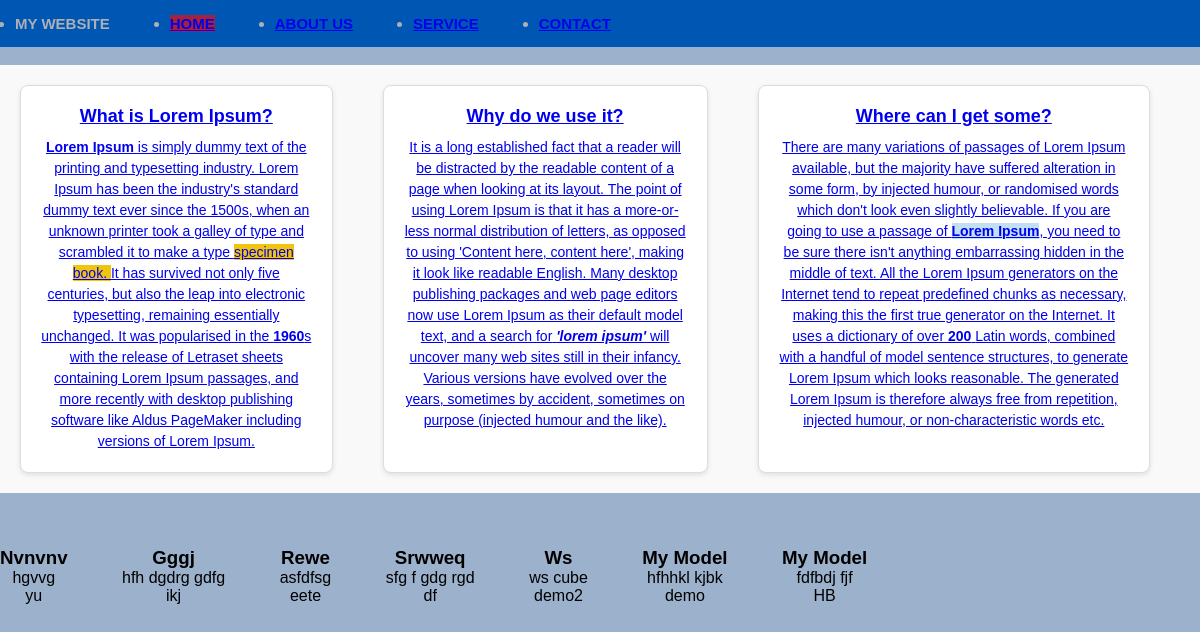
The page / on the database its author committed.
### news/models.py (models this page shows)
class News(models.Model):
    news_title =models.CharField(max_length=50)
    news_description = HTMLField()
    news_slug=AutoSlugField(populate_from="news_title" ,unique=True,null=True,default=None)

### service/models.py (models this page shows)
class service(models.Model):
    service_icon = models.CharField(max_length=50)
    service_title = models.CharField(max_length=50)
    service_desc = models.TextField(max_length=500)

### myfirstproject/views.py (the view)
# urls.py: path('', views.homepage,name="home"),
def homepage(request):
    servicedata = service.objects.all().order_by('-service_icon')[:7]
    newsdata = News.objects.all()
    data = {
        'title':'Home Page',
        'bdata':'welcome to django templates',
        'clist': ['php','java','html'],
        'numbers':[10,20,30,40,50],
        'sdetails':[
            {'name':'pratap','phone':'9855548996'},
            {'name':'mehul','phone':'8956236598'}
        ],
        'servicedata':servicedata,
        'newsdata': newsdata,
        }
    return render(request,'index.html',data)

### templates/index.html (shortened to what this page needs)
{% include "header.html" %}
        <br>
        <div class="news-container">
            <marquee class="news-marquee" scrollamount="10" onmouseover="this.stop();" onmouseout="this.start();">
                {% for n in newsdata %}
                <div class="news-item">
                    <h3><a href="/newsdetail/{{n.news_slug}}">{{n.news_title|safe}}</a></h3>
                    <p><a href="/newsdetail/{{n.news_slug}}">{{n.news_description|safe}}</a></p>
                </div>
                {% endfor %}
            </marquee>
        </div>
        <div>
            <marquee onmouseover="stop()" onmouseout="start()">
                {% for service in servicedata %}
                <div style="display: inline-block; margin-right: 50px; text-align: center;">
                    <h3>{{ service.service_title | title | safe }}</h3>
                    <p>{{ service.service_desc }}</p>
                    <span>{{ service.service_icon }}</span>
                </div>
                {% endfor %}
            </marquee>
        </div>
    </body>
</html>

### templates/header.html (shortened to what this page needs)
<html>
    <head>
        {% load static %}
        <link rel="stylesheet" type="text/css" href="{% static 'css/main.css' %}">
        <header>
            <div class="de-flex-col header-col-mid">
                <ul class="mainmenu">
                    <li>My Website</li>
                    <li class="{% if request.path == '/' %} active {% endif %}"><a href= "{% url 'home' %}">Home</a></li>
                    <li class="{% if request.path == '/aboutus/' %} active {% endif %}"><a href= "{% url 'aboutus' %}">About Us</a></li>
                    <li class="{% if request.path == '/servicedetail/' %} active {% endif %}"><a href= "{% url 'servicedata' %}">service</a></li>
                    <li class="{% if request.path == '/contact/' %} active {% endif %}"><a href= "{% url 'contact' %}">contact</a></li>
                </ul>
            </div>
        </header>
    </head>
    <body>

### static/css/main.css (style rules this page uses)
* { margin: 0; padding: 0; box-sizing: border-box; }
.mainmenu { font-family: "Jost"; font-size: 15px; margin: 0 auto; float: none; text-transform: uppercase; padding: 16px 15px; background-color: #0056b3; font: small-caps bold 15px/1 sans-serif; color: #adafb4; display: flex; }
body { margin: 0; height: 100vh; background-color: rgb(156, 177, 204); font-family: Arial, sans-serif; }
header .active a { background-color: rgb(165, 34, 58); }
li { margin-right: 60px; }
.news-container { width: 100%; overflow: hidden; padding: 20px; background-color: #f9f9f9; }
.news-item { display: inline-block; min-width: 250px; margin-right: 30px; background-color: #ffffff; padding: 20px; border: 1px solid #ddd; border-radius: 8px; box-shadow: 0 2px 5px rgba(0, 0, 0, 0.1); text-align: center; height: 150 px; }
.news-item h3 { font-size: 18px; margin-bottom: 10px; color: #007bff; }
.news-item p { font-size: 14px; line-height: 1.5; color: #333; margin: 0; overflow: hidden; text-overflow: ellipsis; display: -webkit-box; -webkit-box-orient: vertical; word-wrap: break-word; }
.news-marquee { display: flex; justify-content: flex-start; gap: 20px; }

### rows shown on the page
News: news_title "What is Lorem Ipsum?", news_description "Lorem Ipsum is simply dummy text of the printing and typesetting industry. Lorem Ipsum has been the industry's standard dummy text ever since the 1500s, when an unknown printer took a galley of type and scrambled it to make a type specimen book. It has survived not only five centuries, but also the leap into electronic typesetting, remaining essentially unchanged. It was popularised in the 1960 s with the release of Letraset sheets containing Lorem Ipsum passages, and more recently with desktop publishing software like Aldus PageMaker including versions of Lorem Ipsum."
News: news_title "Why do we use it?", news_description "'lorem ipsum' will uncover many web sites still in their infancy. Various versions have evolved over the years, sometimes by accident, sometimes on purpose (injected humour and the like)."
News: news_title "Where can I get some?", news_description "Lorem Ipsum , you need to be sure there isn't anything embarrassing hidden in the middle of text. All the Lorem Ipsum generators on the Internet tend to repeat predefined chunks as necessary, making this the first true generator on the Internet. It uses a dictionary of over 200 Latin words, combined with a handful of model sentence structures, to generate Lorem Ipsum which looks reasonable. The generated Lorem Ipsum is therefore always free from repetition, injected humour, or non-characteristic words etc."
service: service_title "Nvnvnv", service_desc "hgvvg", service_icon "yu"
service: service_title "Gggj", service_desc "hfh dgdrg gdfg", service_icon "ikj"
service: service_title "Rewe", service_desc "asfdfsg", service_icon "eete"
service: service_title "Srwweq", service_desc "sfg f gdg rgd", service_icon "df"
service: service_title "Ws", service_desc "ws cube", service_icon "demo2"
service: service_title "My Model", service_desc "hfhhkl kjbk", service_icon "demo"
service: service_title "My Model", service_desc "fdfbdj fjf", service_icon "HB"
